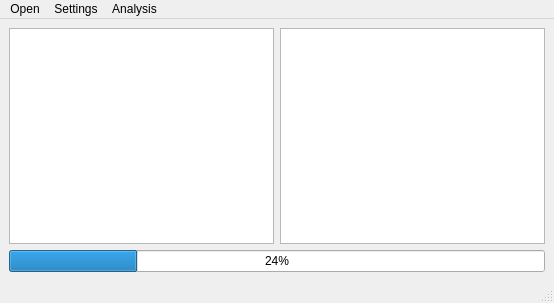
<?xml version="1.0" encoding="UTF-8"?>
<ui version="4.0">
 <class>MainWindow</class>
 <widget class="QMainWindow" name="MainWindow">
  <property name="geometry">
   <rect>
    <x>0</x>
    <y>0</y>
    <width>554</width>
    <height>303</height>
   </rect>
  </property>
  <property name="windowTitle">
   <string>MainWindow</string>
  </property>
  <widget class="QWidget" name="centralwidget">
   <layout class="QGridLayout" name="gridLayout">
    <item row="0" column="0">
     <layout class="QHBoxLayout" name="horizontalLayout">
      <item>
       <widget class="QTableWidget" name="tableWidget">
        <property name="editTriggers">
         <set>QAbstractItemView::NoEditTriggers</set>
        </property>
       </widget>
      </item>
     </layout>
    </item>
    <item row="0" column="1">
     <widget class="QTextEdit" name="annoWidget">
      <property name="readOnly">
       <bool>true</bool>
      </property>
     </widget>
    </item>
    <item row="1" column="0" colspan="2">
     <widget class="QProgressBar" name="progressPullingAll">
      <property name="value">
       <number>24</number>
      </property>
     </widget>
    </item>
   </layout>
  </widget>
  <widget class="QMenuBar" name="menubar">
   <property name="geometry">
    <rect>
     <x>0</x>
     <y>0</y>
     <width>554</width>
     <height>21</height>
    </rect>
   </property>
   <widget class="QMenu" name="menuOpen">
    <property name="title">
     <string>Open</string>
    </property>
    <addaction name="actionFastQ_file"/>
    <addaction name="actionVCF_file"/>
   </widget>
   <widget class="QMenu" name="menuSettings">
    <property name="title">
     <string>Settings</string>
    </property>
    <addaction name="actionset_pipeline"/>
    <addaction name="actionset_reference_genome"/>
   </widget>
   <widget class="QMenu" name="menuAnalysis">
    <property name="title">
     <string>Analysis</string>
    </property>
    <addaction name="actionSpace_for_Testing"/>
    <addaction name="actionpull_all_annotations"/>
    <addaction name="actionhide_annotations"/>
    <addaction name="separator"/>
    <addaction name="actionFilter_by_Frequency"/>
   </widget>
   <addaction name="menuOpen"/>
   <addaction name="menuSettings"/>
   <addaction name="menuAnalysis"/>
  </widget>
  <widget class="QStatusBar" name="statusbar"/>
  <action name="actionVCF_file">
   <property name="icon">
    <iconset resource="resources.qrc">
     <normaloff>:/icons/rsc/vcf_icon.png</normaloff>:/icons/rsc/vcf_icon.png</iconset>
   </property>
   <property name="text">
    <string>VCF file</string>
   </property>
  </action>
  <action name="actionset_pipeline">
   <property name="checkable">
    <bool>false</bool>
   </property>
   <property name="enabled">
    <bool>true</bool>
   </property>
   <property name="icon">
    <iconset resource="resources.qrc">
     <normaloff>:/icons/rsc/pipeline_icon.png</normaloff>
     <normalon>:/icons/rsc/pipelineSet2_icon.png</normalon>:/icons/rsc/pipeline_icon.png</iconset>
   </property>
   <property name="text">
    <string>set pipeline</string>
   </property>
  </action>
  <action name="actionFastQ_file">
   <property name="icon">
    <iconset resource="resources.qrc">
     <normaloff>:/icons/rsc/fastq_icon.png</normaloff>:/icons/rsc/fastq_icon.png</iconset>
   </property>
   <property name="text">
    <string>FastQ file</string>
   </property>
  </action>
  <action name="actionset_reference_genome">
   <property name="icon">
    <iconset resource="resources.qrc">
     <normaloff>:/icons/rsc/dna2_icon.png</normaloff>:/icons/rsc/dna2_icon.png</iconset>
   </property>
   <property name="text">
    <string>set reference genome</string>
   </property>
  </action>
  <action name="actionSpace_for_Testing">
   <property name="icon">
    <iconset resource="resources.qrc">
     <normaloff>:/icons/rsc/vcf_icon.png</normaloff>:/icons/rsc/vcf_icon.png</iconset>
   </property>
   <property name="text">
    <string>Space for Testing</string>
   </property>
  </action>
  <action name="actionpull_all_annotations">
   <property name="icon">
    <iconset resource="resources.qrc">
     <normaloff>:/icons/rsc/pull_all_annotations.png</normaloff>:/icons/rsc/pull_all_annotations.png</iconset>
   </property>
   <property name="text">
    <string>pull all annotations</string>
   </property>
   <property name="toolTip">
    <string>pull annotations for every line in current VCF</string>
   </property>
  </action>
  <action name="actionhide_annotations">
   <property name="text">
    <string>hide annotations</string>
   </property>
  </action>
  <action name="actionFilter_by_Frequency">
   <property name="text">
    <string>Filter by Frequency...</string>
   </property>
  </action>
 </widget>
 <resources>
  <include location="resources.qrc"/>
 </resources>
 <connections/>
</ui>
